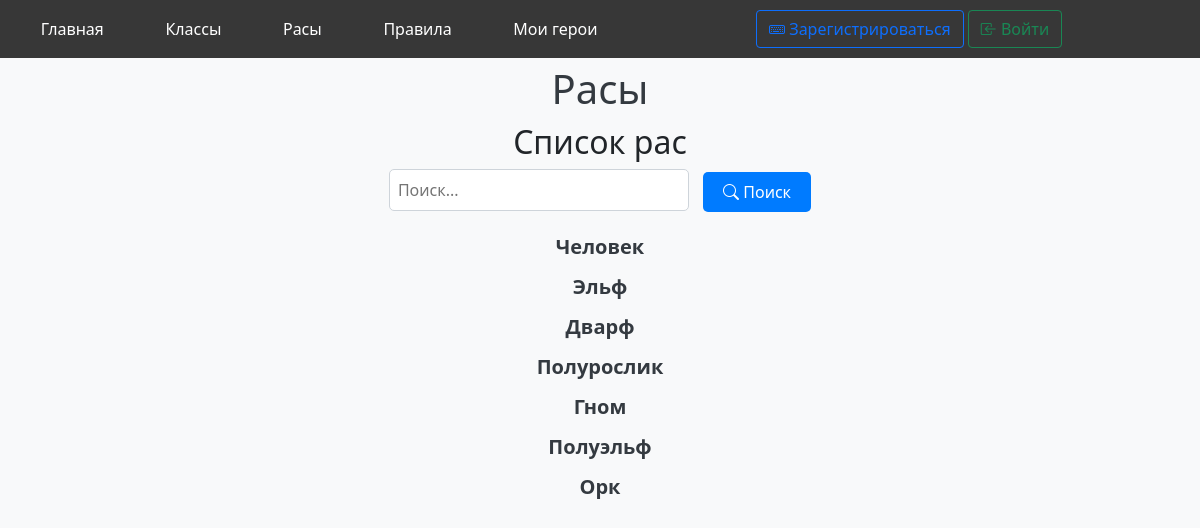
The app's page /races with its own data.
### data/races.py (models this page shows)
class Races(SqlAlchemyBase):
    __tablename__ = 'races'
    id = sqlalchemy.Column(sqlalchemy.Integer,
                           primary_key=True, autoincrement=True)
    name = sqlalchemy.Column(sqlalchemy.String, unique=True)
    description = sqlalchemy.Column(sqlalchemy.String)
    class_id = sqlalchemy.Column(sqlalchemy.Integer,
                                 sqlalchemy.ForeignKey("classes.id"), nullable=False)
    strong_points = sqlalchemy.Column(sqlalchemy.String)
    weak_points = sqlalchemy.Column(sqlalchemy.String)
    strength = sqlalchemy.Column(sqlalchemy.Integer)
    constitution = sqlalchemy.Column(sqlalchemy.Integer)
    dexterity = sqlalchemy.Column(sqlalchemy.Integer)
    intelligence = sqlalchemy.Column(sqlalchemy.Integer)
    hero = orm.relationship('Hero', back_populates='races')
    classes = orm.relationship('Classes')

### main.py (the view)
@app.route("/races")
def races_page():
    query = request.args.get('query', '').strip()
    if query:
        races = search_race(query)
    else:
        db_sess = db_session.create_session()
        races = db_sess.query(Races).all()
    return render_template('races_page.html', races=races, query=query)

### data/db_session.py (called while the page is built)
def create_session() -> Session:
    global __factory
    return __factory()

### templates/races_page.html (shortened to what this page needs)
<!DOCTYPE html>
<html lang="en">
<head>
    <link rel="stylesheet"
    href="https://cdn.jsdelivr.net/npm/bootstrap@5.0.0-beta1/dist/css/bootstrap.min.css"
>
    <link rel="stylesheet" href="https://cdn.jsdelivr.net/npm/bootstrap@5.0.2/dist/css/bootstrap.min.css">
    <link rel="stylesheet" href="https://cdn.jsdelivr.net/npm/bootstrap-icons@1.11.3/font/bootstrap-icons.min.css">
    <link rel="stylesheet" href="https://cdnjs.cloudflare.com/ajax/libs/font-awesome/4.7.0/css/font-awesome.min.css">
    <link rel="stylesheet" type="text/css" href="{{ url_for('static', filename='css/style.css')}}" />
</head>
<body>
    <header>
        <div class="account">
            <a href="/" class="header_link">Главная</a>
            <a href="/classes" class="header_link">Классы</a>
            <a href="/races" class="header_link">Расы</a>
            <a href="/rules" class="header_link">Правила</a>
            <a href="/my_heroes" class="header_link">Мои герои</a>
            {% if current_user.is_authenticated %}
                <p style="color: white" class="account_buttons">
                    <i class="bi bi-person-circle" style="color: white"></i>
                    {{ current_user.name }}
                    <a class="navbar-brand" href="/logout">Выйти</a>
                </p>
            {% else %}
                <p class="account_buttons">
                    <a type="button" class="btn btn-outline-primary has-icon" href="/register">
                        <i class="bi bi-keyboard"></i>
                        <span>Зарегистрироваться</span>
                    </a>
                    <a type="button" class="btn btn-outline-success has-icon" href="/login">
                        <i class="bi bi-box-arrow-in-left"></i>
                        <span>Войти</span>
                    </a>
                </p>
            {% endif %}
        </div>
    </header>
    <div class="header_race">
        <h1>Расы</h1>
    </div>
    <h2>Список рас</h2>
    <form action="/races" method="get">
        <input type="text" name="query" value="{{ query }}" placeholder="Поиск...">
        <button type="submit" class="btn btn-primary has-icon">
            <i class="bi bi-search"></i>
            <span>Поиск</span>
        </button>
    </form>
    <ul>
        {% for race in races %}
            <li><a class="race_link" style="font-size: 20px" href="/race/{{ race.id }}">{{ race.name }}</a></li>
        {% endfor %}
    </ul>
</body>
</html>

### static/css/style.css (style rules this page uses)
.account { display: flex; }
header { background-color: rgba(0, 0, 0, 0.78); position: fixed; top: 0; margin-left: auto; margin-right: auto; width: 100vw; padding: 10px; display: inline-block; }
.account_buttons { width: 500px; margin: auto; text-align: center; }
.header_link { color: white; text-decoration: none; margin: auto; }

### templates/races_page.html (style rules this page uses)
body { margin: 0; padding: 0; background-color: #f8f9fa; }
.header_race { text-align: center; margin-top: 65px; color: black; }
h1 { color: #343a40; margin-top: 20px; margin-bottom: 10px; text-align: center; }
form { text-align: center; margin-bottom: 20px; }
input[type="text"] { width: 300px; padding: 8px; border: 1px solid #ced4da; border-radius: 5px; margin-right: 10px; }
button[type="submit"] { padding: 8px 20px; background-color: #007bff; color: #ffffff; border: none; border-radius: 5px; cursor: pointer; }
ul { list-style-type: none; padding: 0; margin: 0; text-align: center; }
li { margin-bottom: 10px; }
.race_link { text-decoration: none; color: #343a40; font-weight: bold; }
h2 { text-align: center; }

### records on screen
Races: name "Человек"
Races: name "Эльф"
Races: name "Дварф"
Races: name "Полурослик"
Races: name "Гном"
Races: name "Полуэльф"
Races: name "Орк"
